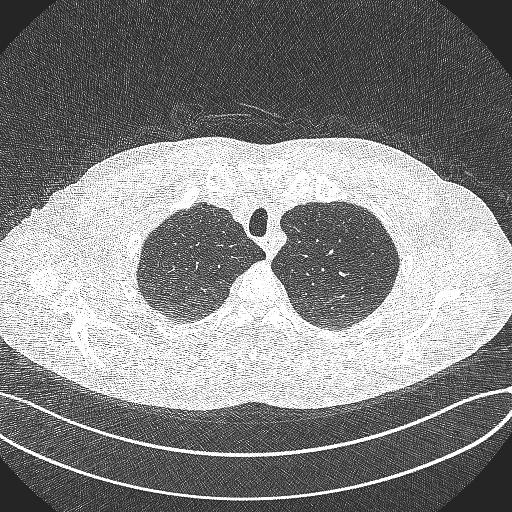
%> input picture MBE-Based Img Seg/01CF3F82AD34B1B7.jpg, 512 x 512 px
$ octave DemoMed.m   (GNU Octave 9; MATLAB toolbox functions it lacks are replaced by stand-ins)
%> lines starting %> are read from the running program, lines starting %| are printed output that depends on the picture; in (x1, y1, x2, y2) boxes, pixels count from 0 and x2, y2 are one past the last pixel; in counts of white or black regions, pixels touching at a corner belong together; the program's own positions count from 1
### MBE-Based Img Seg/SAV_fun.m
function phi_0 = SAV_fun(phi_0,Img,pa)
%FFT prepare
[M, N] = size(phi_0);
ii = 1:1:M;
ii = ii';
jj = 1:1:N;
Z1 = 2*pi*(ii-1)/M;
Z2 = 2*pi*(jj-1)/N;
Z1_c = cos(Z1);
Z2_c = cos(Z2);
Z1_2 = repmat(Z1_c, 1, N);
Z2_2 = repmat(Z2_c, M, 1);
Lap2_FFT = (Z1_2 + Z2_2 - 2).^2;
% Lap_FFT = (Z1_2 + Z2_2 - 2)./2;
A = 1+pa.dt*pa.delta*pa.mu*Lap2_FFT ;

eng_E1 = fun_E1(phi_0,Img,pa);
r = sqrt(eng_E1);
b = fun_U(phi_0,Img,pa)/r;

Gb= -b;
vb=b(:);
vphi_0=phi_0(:);
c = phi_0 + pa.dt*r*Gb - (pa.dt/2)*(vb'*vphi_0)*Gb;
fft_c=fftn(c);
res1=real(ifftn(fft_c./A));

fft_Gb=fftn(Gb);
res2=real(ifftn(fft_Gb./A));

%res1 = AinverseOpt1(c,pa);
% res2 = AinverseOpt1(Gb,pa);
gamma = -sum(sum((b.*res2)));

d = (sum(sum((b.*res1))))/(1+(pa.dt*gamma/2));
e = c + (pa.dt/2)*d*Gb;
fft_e = fftn(e);
Phi = fft_e./A;
phi = real(ifftn(Phi));
%phi = AinverseOpt1(e,pa);

phi_0=phi;
end

### MBE-Based Img Seg/fun_E1.m

function eng_E1 =fun_E1(phi,Img,pa)

%     Hphi = 0.5*(1 + 2/pi*atan(phi/pa.epsilon));
%
%     M1 = Hphi;
%     M2 = 1 - Hphi;
if phi>=0,M1=1;
else M1=0;
end

if phi>=0,M2=0;
else M2=1;
end

    [f1, f2]= localBinaryFit(Img, phi,pa);
    Seg1 = pa.lambda1*(Img.^2.*M1.*pa.KONE - 2*Img.*M1.*conv2(f1,pa.K,'same') + M1.*conv2(f1.^2,pa.K,'same'));
    Seg2 = pa.lambda2*(Img.^2.*M2.*pa.KONE - 2*Img.*M2.*conv2(f2,pa.K,'same') + M2.*conv2(f2.^2,pa.K,'same'));
    Seg = Seg1 + Seg2;


    % Length Term
    [gx, gy] = gradient(phi);
    gnorm = sqrt(gx.^2 + gy.^2);


    DrcPhi=(pa.epsilon/pi)./(pa.epsilon^2.+phi.^2);
    Length = pa.nu*DrcPhi.*gnorm;


    % MBE Term
    MBE =pa.mu*0.25*(gnorm.^2 - 1).^2;

    eng_E1 = sum(Seg(:))+sum(Length(:))+ sum(MBE(:));


### MBE-Based Img Seg/fun_U.m
function phi = fun_U(phi,Img,pa)

 T = fun_T(phi);

% RSF
    M=curvature_central(phi);
    DrcU=(pa.epsilon/pi)./(pa.epsilon^2.+phi.^2);               % eq.(9)

    [f1, f2] = localBinaryFit(Img, phi,pa );


    s1=pa.lambda1.*f1.^2-pa.lambda2.*f2.^2;                   % compute lambda1*e1-lambda2*e2 in the 1st term in eq. (15) in IEEE TIP 08
    s2=pa.lambda1.*f1-pa.lambda2.*f2;
    dataForce=(pa.lambda1-pa.lambda2)*pa.KONE.*Img.*Img+conv2(s1,pa.K,'same')-2.*Img.*conv2(s2,pa.K,'same');

    A=DrcU.*dataForce;
    L=DrcU.*M;
    L1=pa.nu.*L;
    phi =(-pa.mu*T - L1+A);

### MBE-Based Img Seg/localBinaryFit.m
function [f1, f2]= localBinaryFit(Img, u, pa)
Hu=0.5*(1+(2/pi)*atan(u./pa.epsilon));                     % eq.(8)
I=Img.*Hu;
c1=conv2(Hu,pa.K,'same');
c2=conv2(I,pa.K,'same');                              % the numerator of eq.(14) for i = 1
f1=c2./(c1);                                            % compute f1 according to eq.(14) for i = 1
f2=(pa.KI-c2)./(pa.KONE-c1);

### MBE-Based Img Seg/curvature_central.m
function k = curvature_central(u)
% compute curvature
[ux,uy] = gradient(u);
normDu = sqrt(ux.^2+uy.^2+1e-10);                       % the norm of the gradient plus a small possitive number
% to avoid division by zero in the following computation.
Nx = ux./normDu;
Ny = uy./normDu;
[nxx,junk] = gradient(Nx);
[junk,nyy] = gradient(Ny);
k = nxx+nyy;

### MBE-Based Img Seg/fun_T.m
function T = fun_T(phi)
%  phi_lap = phi([end 1:end-1],:) + phi([2:end 1],:) + phi(:,[end 1:end-1]) ...
%          + phi(:,[2:end 1]) - 4*phi;
%     phi_lap2 = phi_lap([end 1:end-1],:) + phi_lap([2:end 1],:) ...
%         + phi_lap(:,[end 1:end-1]) + phi_lap(:,[2:end 1]) - 4*phi_lap;
%  [gx, gy] = gradient(phi);
  gx = (phi([2:end 1],:)-phi([end 1:end-1],:))/2;
  gy = (phi(:,[2:end 1])-phi(:,[end 1:end-1]))/2;

    phi_g2 =(gx.^2 + gy.^2);
    d_x = (phi_g2-1).*gx;
    d_y = (phi_g2-1).*gy;

    dd_x = (-d_x([end 1:end-1],:) + d_x([2:end 1],:))/2;
    dd_y = (-d_y(:,[end 1:end-1]) + d_y(:,[2:end 1]))/2;
%     A_phi = dd_x + dd_y;
A_phi = dd_x + dd_y;
    T=A_phi;
%     T = A_phi - phi_lap;

### MBE-Based Img Seg/DemoMed.m

clear all;close all;
c0 = 2;

Img = imread('01CF3F82AD34B1B7.jpg');
%> Img is the input picture: size 512x512x3 uint8; min 0, max 255, mean 131.9
Img = Img(187:343, 123:414, 1);
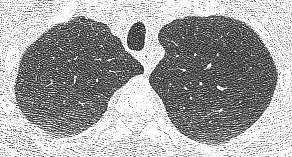
%> Img: size 157x292 uint8; min 5, max 255, mean 163.4
Img = double(Img);
%> Img: size 157x292 double
% Img = imresize(Img, 0.5);

pa.iterNum = 1000;
pa.lambda1 = 0.5;
pa.lambda2 = 0.5050;
pa.nu = 200;%0.001*255*255;% coefficient of the length term
initialLSF = ones(size(Img(:,:,1))).*c0;
%> initialLSF: size 157x292 double; every value is 2
%  initialLSF(72:129, 141:197) = -c0;
initialLSF(14:144,14:279) = -c0;
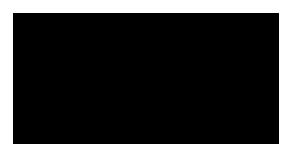
%> initialLSF: size 157x292 double; values -2 (black) and 2 (white), 24% white; 1 white region, box (x1, y1, x2, y2) and area: (0, 0, 292, 157) 10998

pa.dt = 0.0041;% time step
pa.mu = 10;% coefficient of the level set (distance) regularization term P(\phi)
pa.delta = 20;

pa.epsilon = 1;% the papramater in the definition of smoothed Dirac function
pa.sigma =20;    % scale parameter in Gaussian kernel


phi_0 = initialLSF;
% [8 lines of commented-out code are left out]


figure;imagesc(Img, [0, 255]);hold on;axis off,axis equal
title('Initial contour');
[c,h] = contour(phi_0,[0 0],'r', 'LineWidth', 1);
%> c = 796 columns, first 8: [0 13.5 14 15 16 17 18 19; 795 14 13.5 13.5 13.5 13.5 13.5 13.5]; h = -40.53
pause(0.1);

% [19 lines of commented-out code are left out]


pa.K=fspecial('gaussian',round(2*pa.sigma)*2+1,pa.sigma);     % the Gaussian kernel
I = Img;
% KI=conv2(Img,K,'same');     % compute the convolution of the image with the Gaussian kernel outside the iteration
pa.KI = imfilter(Img, pa.K, 'replicate');
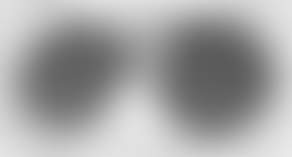
%> pa.KI: size 157x292 double; min 91.11, max 234.1, mean 164.8
% KONE=conv2(ones(size(Img)),K,'same');  % compute the convolution of Gassian kernel and constant 1 outside the iteration
pa.KONE = imfilter(ones(size(Img)), pa.K, 'replicate');
%> pa.KONE: size 157x292 double; every value is 1
for n=1:pa.iterNum
%> (the run ends here)
